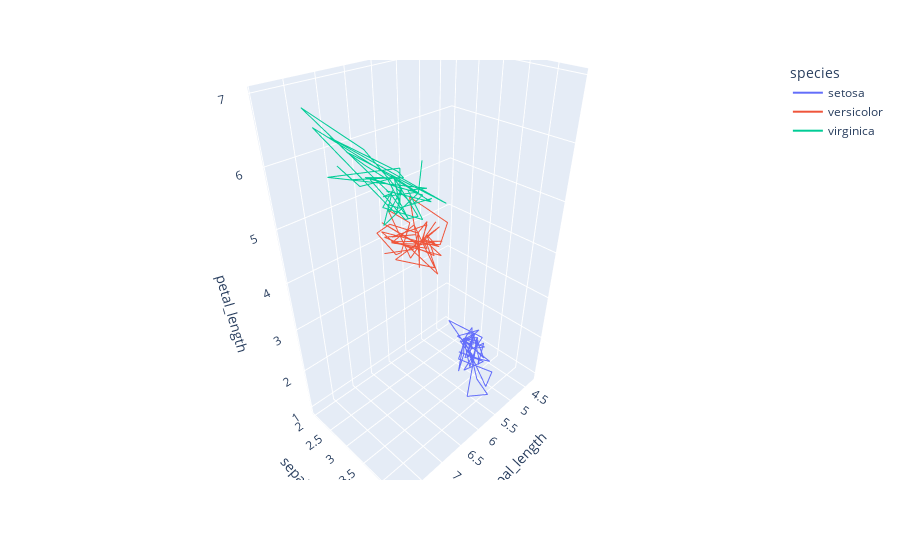

Notebook cell for this chart:
### Code cell
# Créer un graphique 3D de ligne
fig = px.line_3d(df, x='sepal_length', y='sepal_width',
                 z='petal_length', color='species')
fig.show()

### Figure 1 — Plotly figure (JSON) as saved in the notebook; plotly's stock layout.template omitted (floating-point values rounded to 4 significant figures)
{"data": [{"hovertemplate": "species=setosa<br>sepal_length=%{x}<br>sepal_width=%{y}<br>petal_length=%{z}<extra></extra>", "legendgroup": "setosa", "line": {"color": "#636efa", "dash": "solid"}, "marker": {"symbol": "circle"}, "mode": "lines", "name": "setosa", "scene": "scene", "showlegend": true, "type": "scatter3d", "x": [5.1, 4.9, 4.7, 4.6, 5, 5.4, 4.6, 5, 4.4, 4.9, 5.4, 4.8, 4.8, 4.3, 5.8, 5.7, 5.4, 5.1, 5.7, 5.1, 5.4, 5.1, 4.6, 5.1, 4.8, 5, 5, 5.2, 5.2, 4.7, 4.8, 5.4, 5.2, 5.5, 4.9, 5, 5.5, 4.9, 4.4, 5.1, 5, 4.5, 4.4, 5, 5.1, 4.8, 5.1, 4.6, 5.3, 5], "y": [3.5, 3, 3.2, 3.1, 3.6, 3.9, 3.4, 3.4, 2.9, 3.1, 3.7, 3.4, 3, 3, 4, 4.4, 3.9, 3.5, 3.8, 3.8, 3.4, 3.7, 3.6, 3.3, 3.4, 3, 3.4, 3.5, 3.4, 3.2, 3.1, 3.4, 4.1, 4.2, 3.1, 3.2, 3.5, 3.1, 3, 3.4, 3.5, 2.3, 3.2, 3.5, 3.8, 3, 3.8, 3.2, 3.7, 3.3], "z": [1.4, 1.4, 1.3, 1.5, 1.4, 1.7, 1.4, 1.5, 1.4, 1.5, 1.5, 1.6, 1.4, 1.1, 1.2, 1.5, 1.3, 1.4, 1.7, 1.5, 1.7, 1.5, 1, 1.7, 1.9, 1.6, 1.6, 1.5, 1.4, 1.6, 1.6, 1.5, 1.5, 1.4, 1.5, 1.2, 1.3, 1.5, 1.3, 1.5, 1.3, 1.3, 1.3, 1.6, 1.9, 1.4, 1.6, 1.4, 1.5, 1.4]}, {"hovertemplate": "species=versicolor<br>sepal_length=%{x}<br>sepal_width=%{y}<br>petal_length=%{z}<extra></extra>", "legendgroup": "versicolor", "line": {"color": "#EF553B", "dash": "solid"}, "marker": {"symbol": "circle"}, "mode": "lines", "name": "versicolor", "scene": "scene", "showlegend": true, "type": "scatter3d", "x": [7, 6.4, 6.9, 5.5, 6.5, 5.7, 6.3, 4.9, 6.6, 5.2, 5, 5.9, 6, 6.1, 5.6, 6.7, 5.6, 5.8, 6.2, 5.6, 5.9, 6.1, 6.3, 6.1, 6.4, 6.6, 6.8, 6.7, 6, 5.7, 5.5, 5.5, 5.8, 6, 5.4, 6, 6.7, 6.3, 5.6, 5.5, 5.5, 6.1, 5.8, 5, 5.6, 5.7, 5.7, 6.2, 5.1, 5.7], "y": [3.2, 3.2, 3.1, 2.3, 2.8, 2.8, 3.3, 2.4, 2.9, 2.7, 2, 3, 2.2, 2.9, 2.9, 3.1, 3, 2.7, 2.2, 2.5, 3.2, 2.8, 2.5, 2.8, 2.9, 3, 2.8, 3, 2.9, 2.6, 2.4, 2.4, 2.7, 2.7, 3, 3.4, 3.1, 2.3, 3, 2.5, 2.6, 3, 2.6, 2.3, 2.7, 3, 2.9, 2.9, 2.5, 2.8], "z": [4.7, 4.5, 4.9, 4, 4.6, 4.5, 4.7, 3.3, 4.6, 3.9, 3.5, 4.2, 4, 4.7, 3.6, 4.4, 4.5, 4.1, 4.5, 3.9, 4.8, 4, 4.9, 4.7, 4.3, 4.4, 4.8, 5, 4.5, 3.5, 3.8, 3.7, 3.9, 5.1, 4.5, 4.5, 4.7, 4.4, 4.1, 4, 4.4, 4.6, 4, 3.3, 4.2, 4.2, 4.2, 4.3, 3, 4.1]}, {"hovertemplate": "species=virginica<br>sepal_length=%{x}<br>sepal_width=%{y}<br>petal_length=%{z}<extra></extra>", "legendgroup": "virginica", "line": {"color": "#00cc96", "dash": "solid"}, "marker": {"symbol": "circle"}, "mode": "lines", "name": "virginica", "scene": "scene", "showlegend": true, "type": "scatter3d", "x": [6.3, 5.8, 7.1, 6.3, 6.5, 7.6, 4.9, 7.3, 6.7, 7.2, 6.5, 6.4, 6.8, 5.7, 5.8, 6.4, 6.5, 7.7, 7.7, 6, 6.9, 5.6, 7.7, 6.3, 6.7, 7.2, 6.2, 6.1, 6.4, 7.2, 7.4, 7.9, 6.4, 6.3, 6.1, 7.7, 6.3, 6.4, 6, 6.9, 6.7, 6.9, 5.8, 6.8, 6.7, 6.7, 6.3, 6.5, 6.2, 5.9], "y": [3.3, 2.7, 3, 2.9, 3, 3, 2.5, 2.9, 2.5, 3.6, 3.2, 2.7, 3, 2.5, 2.8, 3.2, 3, 3.8, 2.6, 2.2, 3.2, 2.8, 2.8, 2.7, 3.3, 3.2, 2.8, 3, 2.8, 3, 2.8, 3.8, 2.8, 2.8, 2.6, 3, 3.4, 3.1, 3, 3.1, 3.1, 3.1, 2.7, 3.2, 3.3, 3, 2.5, 3, 3.4, 3], "z": [6, 5.1, 5.9, 5.6, 5.8, 6.6, 4.5, 6.3, 5.8, 6.1, 5.1, 5.3, 5.5, 5, 5.1, 5.3, 5.5, 6.7, 6.9, 5, 5.7, 4.9, 6.7, 4.9, 5.7, 6, 4.8, 4.9, 5.6, 5.8, 6.1, 6.4, 5.6, 5.1, 5.6, 6.1, 5.6, 5.5, 4.8, 5.4, 5.6, 5.1, 5.1, 5.9, 5.7, 5.2, 5, 5.2, 5.4, 5.1]}], "layout": {"legend": {"title": {"text": "species"}, "tracegroupgap": 0}, "margin": {"t": 60}, "scene": {"domain": {"x": [0, 1], "y": [0, 1]}, "xaxis": {"title": {"text": "sepal_length"}}, "yaxis": {"title": {"text": "sepal_width"}}, "zaxis": {"title": {"text": "petal_length"}}}}}
